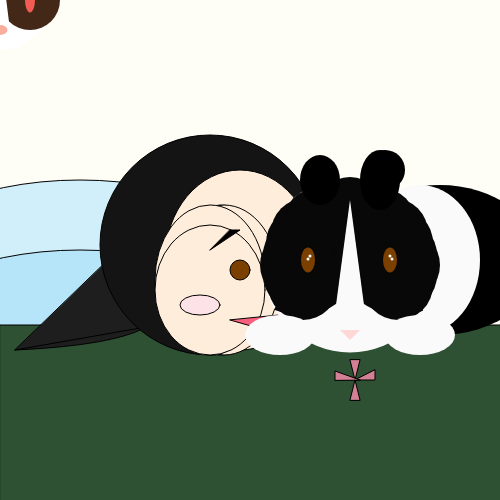
Frame 1 (no input)
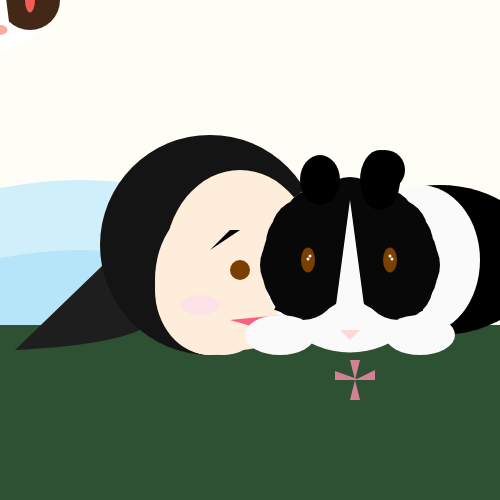
Frame 60 (no input)
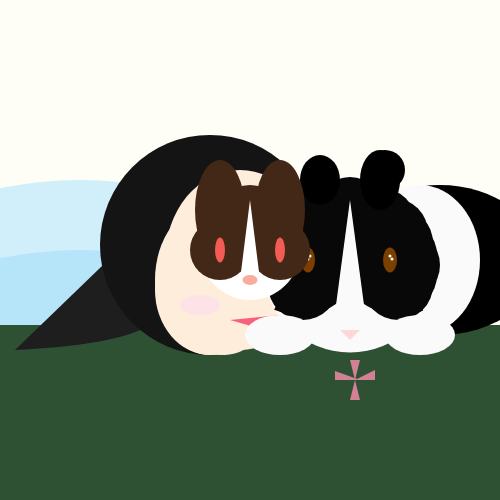
Frame 120 (the mouse pressed at the canvas centre since frame 60)

The p5.js sketch that drew these frames (run headless with seeded random() and noise() and a simulated clock; from frame 60 on, the mouse is pressed at the canvas centre):

// p5.js sketch
// ── sketch.js
let   x = 100
let   y = 600
let   pace = 20
function setup() {
  createCanvas(500, 500);

}

function draw() {
  background(254, 253, 246);
  //body
  fill(209, 239, 251)
  ellipse(80, 280, 400, 200)
  //arm
  fill(182, 229, 249)
  ellipse(80, 350, 400, 200)
  //floor
  fill(46, 81, 51)
  rect(0, 325, 1500, 200);
  //flowers'
  fill(210, 129, 148)
  triangle(350, 360, 355, 380, 360, 360)
  triangle(355, 380, 375, 380, 375, 370)
  triangle(350, 400, 355, 380, 360, 400)
  triangle(335, 380, 335, 371, 360, 380)
  //hair
  fill(30);
  bezier(190, 220, 10, 220, 335, 335, 15, 350);
  line(10,10, 20, 20);
  triangle(160, 210, 300, 300 , 15 , 350);
  fill(20);
  circle(210, 245, 220);

  //face
  fill(253, 237, 218);
  ellipse(240, 260, 150, 180);
  ellipse(220, 280, 110, 150);
  ellipse(224, 280, 110, 150);
  ellipse(210, 280, 110, 150);
  ellipse(210, 290, 110, 130);
  
  //eyes
  fill(123, 63, 0);
  circle(240, 270, 20);
  
  //mouth
  fill(249, 96, 125);
  triangle (230, 320, 300, 340, 430, 300);
  
  //eyebrow
  fill(0);
  triangle(230, 230, 240, 230, 210, 250);
  
  //blush
  fill(253, 227, 232);
  ellipse(200, 305, 40, 20);
  
  noStroke();
  //body
  fill(0)
  ellipse(440, 260, 200, 150)
  fill(250)
  ellipse(420, 260, 120, 150)
  
  //rabbit face
  fill(250);
  circle(350, 265, 175);
  fill(8);
  arc(300, 250, 130, 130, 1.75 * PI, .63 * PI);
  arc(400, 250, 130, 130, 1/2.6 * PI, PI + QUARTER_PI);
  circle(350,212,70);
  circle(318,223,70);
  circle(328,216,70);
  circle(306,233,70);
  circle(301,243,70);
  circle(298,255,70);
  circle(295,265,70);
  circle(298,275,70);
  circle(303,285,70);
  circle(381,223,70);
  circle(371,216,70);
  circle(393,233,70);
  circle(398,243,70);
  circle(402,255,70);
  circle(405,265,70);
  circle(402,275,70);
  circle(398,285,70);
  fill(250);
  triangle(330, 350, 350, 200, 370, 350);
  
  //eyes
  fill(123, 63, 0);
  ellipse (308, 260, 14,25);
  ellipse(390, 260, 14,25);
  fill(250);
  circle (310, 256, 3);
  circle (308, 259, 3);
  circle (390, 256, 3);
  circle (392, 259, 3);
  
  //nose
  fill(254, 215, 215);
  triangle(340, 330, 350, 340, 360, 330);
  
  //paw
  fill(250);
  ellipse(280, 335, 70, 40);
  ellipse(420, 335, 70, 40);
  
  //ears
  fill(0);
  strokeWeight(90);
  ellipse(320, 180, 40, 50);
  ellipse(380, 180, 40, 60);
  ellipse(385, 170, 40, 40);
  
  //move_with_mouse_rabbit
  // face
  fill(255);
  circle(mouseX, mouseY, 100);
  // brown part
  fill(67, 40, 24);
  circle(mouseX - 30, mouseY, 60);
  circle(mouseX + 30, mouseY, 60);
  circle(mouseX, mouseY - 30, 70);
  ellipse(mouseX - 30, mouseY - 40, 50, 100);
  ellipse(mouseX + 30, mouseY - 40, 50, 100);
  // triangle
  fill(255);
  triangle(mouseX, mouseY - 50, mouseX - 10, mouseY + 30, mouseX + 10, mouseY + 30);
  // eyes
  fill(242, 92, 84);
  ellipse(mouseX - 30, mouseY, 10,  25);
  ellipse(mouseX + 30, mouseY, 10,  25);
  // nose
  fill (248, 173, 157)
  ellipse(mouseX, mouseY + 30, 15, 10);
  
  // appear_rabit
  if (mouseIsPressed) {
    fill(255);
    circle(mouseX, y, 100);
    fill(0);
    circle(mouseX + 30, y, 60);
    circle(mouseX - 30, y, 60);
    circle(mouseX, y - 30, 70);
    ellipse(mouseX - 30, y - 40, 50, 100);
    ellipse(mouseX + 30, y - 40, 50, 100);
  // eyes
    fill(255);
    ellipse(mouseX - 30, y, 10, 25);
    ellipse(mouseX + 30, y, 10, 25);
    triangle(mouseX, y - 50, mouseX - 10, y + 30, mouseX + 10, y + 30);
  // nose
    fill(0);
    ellipse(mouseX, y + 30, 15, 10);
    y = y + pace;
    if (y < mouseY || y >= height + 100) {
      pace = -pace;
    }else {
    y = 600;
    pace = 20;
  }
  } 
      
  
}
